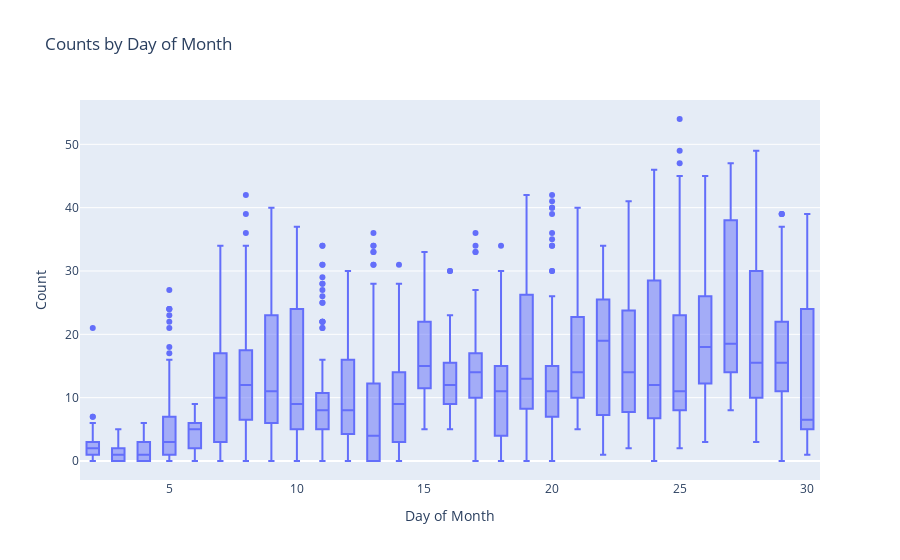

Notebook code cell kept with this figure:
### Code cell
# Counts by Day of Month
fig = go.Figure()
fig.add_trace(
    go.Box(
        x=data_df["day"],
        y=data_df["car_count"],
        name="Counts by Day of Month",
    )
)
fig.update_layout(
    title_text="Counts by Day of Month", xaxis_title="Day of Month", yaxis_title="Count"
)
fig.show()

### Figure 1 — Plotly figure (JSON) as saved in the notebook; plotly's stock layout.template omitted (floating-point values rounded to 4 significant figures; data arrays with more than 128 entries replaced by an {"elided": "..."} marker saying what was removed)
{"data": [{"name": "Counts by Day of Month", "type": "box", "x": {"elided": "1831 int values"}, "y": {"elided": "1831 int values"}}], "layout": {"title": {"text": "Counts by Day of Month"}, "xaxis": {"title": {"text": "Day of Month"}}, "yaxis": {"title": {"text": "Count"}}}}
